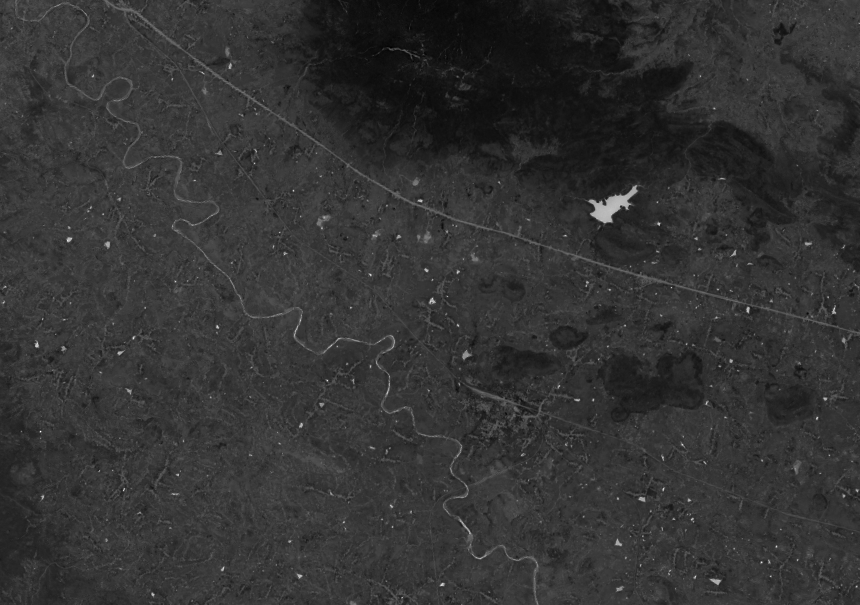
#> input picture src/assets/croppedNdwi.tif, 860 x 605 px
$ python main5.py   (older library calls are emulated)
#> lines starting #> are read from the running program, lines starting #| are printed output that depends on the picture; after the words box and inside, x2 and y2 are one past the last pixel; in counts of white or black regions, pixels touching at a corner belong together
#code starts from line 106
import cv2
import numpy as np
import os

path = r'./assets'
os.chdir(path)

def create_gaborfilter(ksize = 40, sigma = 1.0, lambd = 3.0, gamma = 0.5):
    # This function is designed to produce a set of GaborFilters
    # an even distribution of theta values equally distributed amongst pi rad / 180 degree

    filters = []
    num_filters = 1024
    psi = 1.0  # Offset value - lower generates cleaner results
    for theta in np.arange(0, np.pi, np.pi / num_filters):  # Theta is the orientation for edge detection
        kern = cv2.getGaborKernel((ksize, ksize), sigma, theta, lambd, gamma, psi, ktype=cv2.CV_64F)
        kern /= 1.0 * kern.sum()  # Brightness normalization
        filters.append(kern)
    return filters

def apply_filter(img, filters):
    # This general function is designed to apply filters to our image
    # First create a numpy array the same size as our input image
    newimage = np.zeros_like(img)

    # Starting with a blank image, we loop through the images and apply our Gabor Filter
    # On each iteration, we take the highest value (super impose), until we have the max value across all filters
    # The final image is returned
    depth = -1 # remain depth same as original image

    for kern in filters:  # Loop through the kernels in our GaborFilter
        image_filter = cv2.filter2D(img, depth, kern)  #Apply filter to image

        # Using Numpy.maximum to compare our filter and cumulative image, taking the higher value (max)
        np.maximum(newimage, image_filter, newimage)
    return newimage

def connectedComponentsM(img) :

    #step6 - morph close followed by dilation
    #morph close ( to fill the small holes in the image)
    dilation_size = 4

    element = cv2.getStructuringElement(cv2.MORPH_ELLIPSE, (2 * dilation_size + 1, 2 * dilation_size + 1),
                                       (dilation_size, dilation_size))

    img = cv2.morphologyEx(img, cv2.MORPH_CLOSE ,element)

    cv2.imshow("morph close", img)
    cv2.waitKey(0)
    cv2.destroyAllWindows()

    element = cv2.getStructuringElement(cv2.MORPH_ELLIPSE, (2 * dilation_size + 1, 2 * dilation_size + 1),
                                       (dilation_size, dilation_size))

    #dilating to connect the river parts
    img = cv2.dilate(img, element)


    #step7 - thresholding the image
    #selecting pixels above 127 threshold
    #making rest of the pixels 0
    ret, binary_map = cv2.threshold(img,127,255,0)

    #step8 - calculating connected components
    # do connected components processing
    nlabels, labels, stats, centroids = cv2.connectedComponentsWithStats(binary_map, None, None, None, 8, cv2.CV_32S)

    #get CC_STAT_AREA component as stats[label, COLUMN]
    areas = stats[1:,cv2.CC_STAT_AREA]

    #making a blank canvas to plot the connected components
    result = np.zeros((labels.shape), np.uint8)

    #step9 - selecting connected component followed by erosion
    for i in range(0, nlabels - 1):
        if areas[i] >= 10000:   #threshold for area, selecting area greater than 10,000 ( may subject to change on different areas)
            #setting pixel value to white for area above 10,000
            result[labels == i + 1] = 255

    cv2.imshow("conected components extracted", result)
    cv2.waitKey(0)
    cv2.destroyAllWindows()

    #erosion
    erosion_size = 5

    element = cv2.getStructuringElement(cv2.MORPH_ELLIPSE, (2 * erosion_size + 1, 2 * erosion_size + 1),
                                       (-1, -1))

    dilatation_dst = cv2.erode(result ,element)


    #dst = cv2.Canny(dilatation_dst,100, 200, apertureSize = 5 )
    cv2.imshow("final result", dilatation_dst)
    cv2.waitKey(0)
    cv2.destroyAllWindows()

    return dilatation_dst


#starting point
#step-1
#reading image
image = cv2.imread('croppedNdwi.tif',cv2.IMREAD_LOAD_GDAL | cv2.IMREAD_ANYCOLOR)
#> image is the input picture: shape (605, 860) float32; min -0.85, max 0.661, mean -0.542

#step-2 generating gabor filters
gfilters = create_gaborfilter()

#step-3 applying gabor filter
upated_ndwi = apply_filter(image, gfilters)
#> the loop in apply_filter, `for kern in filters:` made 1024 passes
#> pass 1, in apply_filter, `image_filter = cv2.filter2D(img, depth, kern)`:
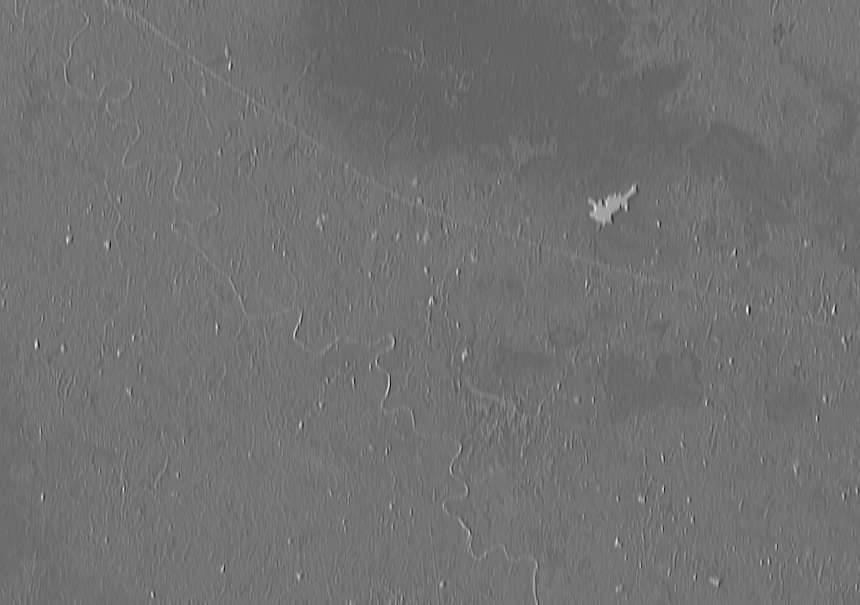
#> image_filter: shape (605, 860) float32; min -2.41, max 1.77, mean -0.542; drawn with min black and max white

cv2.imshow('Gabor applied', upated_ndwi)

#step-4 edge detection
#converting converting image to datatype unit8 and applying canny
upated_ndwi = (upated_ndwi*255).astype(np.uint8)
dst = cv2.Canny(upated_ndwi,100, 200, apertureSize = 5 )
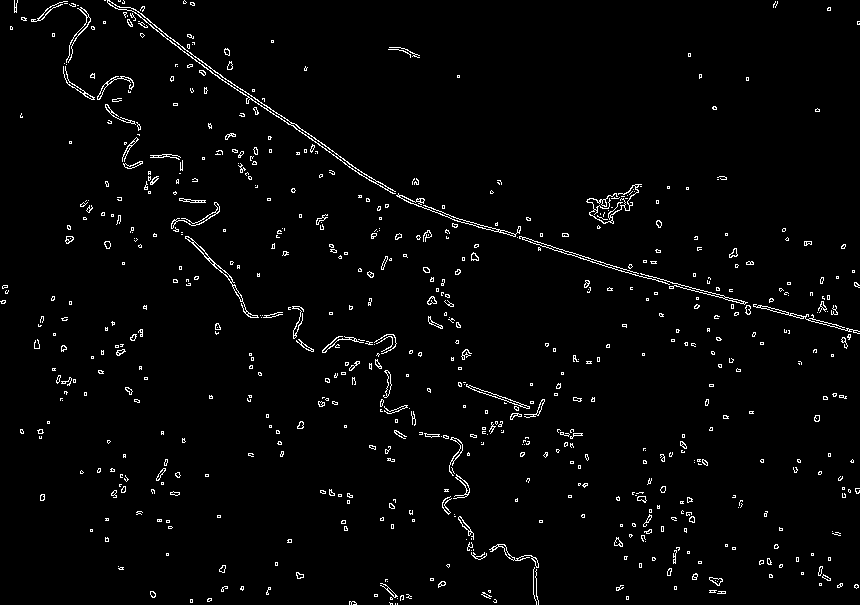
#> dst: shape (605, 860); 2.4% white in thin lines or dots

#step-5 removing straight lines
# generating possible lines ( for line detection in image)
lines = cv2.HoughLinesP(dst, 1, np.pi / 180, 20, None, 20, 1)
#> lines = 23 rows, first 6: [209, 67, 292, 123], [529, 239, 552, 246], [450, 218, 496, 231], [211, 72, 258, 103], [543, 246, 622, 271], [183, 51, 203, 65]
onlyLines = np.zeros_like(dst)
#> onlyLines: shape (605, 860); every value is 0

if lines is not None:
    print(len(lines))
#| 23
    for i in range(0, len(lines)):
        l = lines[i][0]
        #detected lines
        cv2.line(onlyLines, (l[0], l[1]), (l[2], l[3]), (255,255,255), 1, cv2.LINE_AA)

        #removing detected lines from image
        cv2.line(dst, (l[0], l[1]), (l[2], l[3]), (0,0,0), 1, cv2.LINE_AA)
#> this loop made 23 passes
#> l on passes 1 to 12: [209, 67, 292, 123], [529, 239, 552, 246], [450, 218, 496, 231], [211, 72, 258, 103], [543, 246, 622, 271], [183, 51, 203, 65], [699, 292, 724, 298], [835, 327, 859, 333], [809, 318, 841, 326], [730, 300, 750, 306], [582, 256, 638, 273], [551, 246, 581, 255]
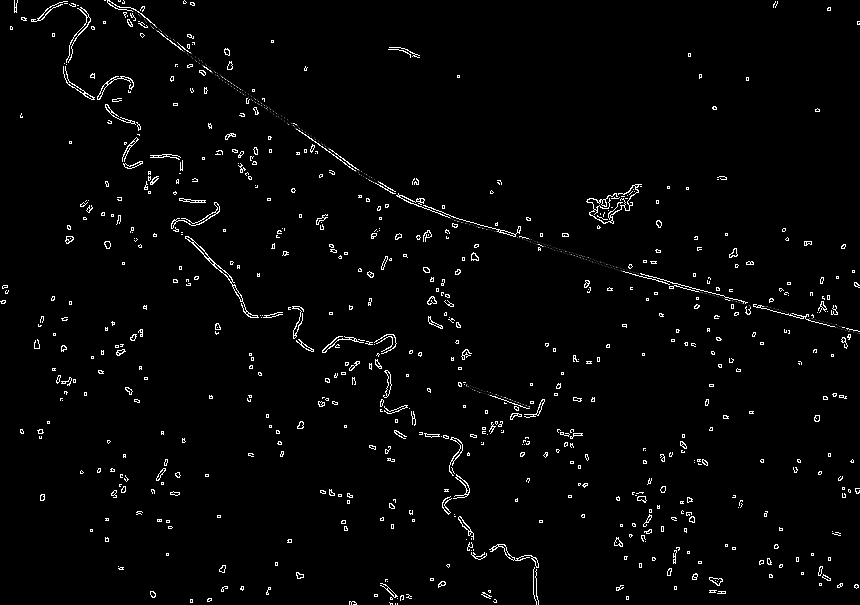
#> dst: shape (605, 860); 0.2% of pixels changed, all inside (x1, y1, x2, y2) = (133, 11, 860, 409)
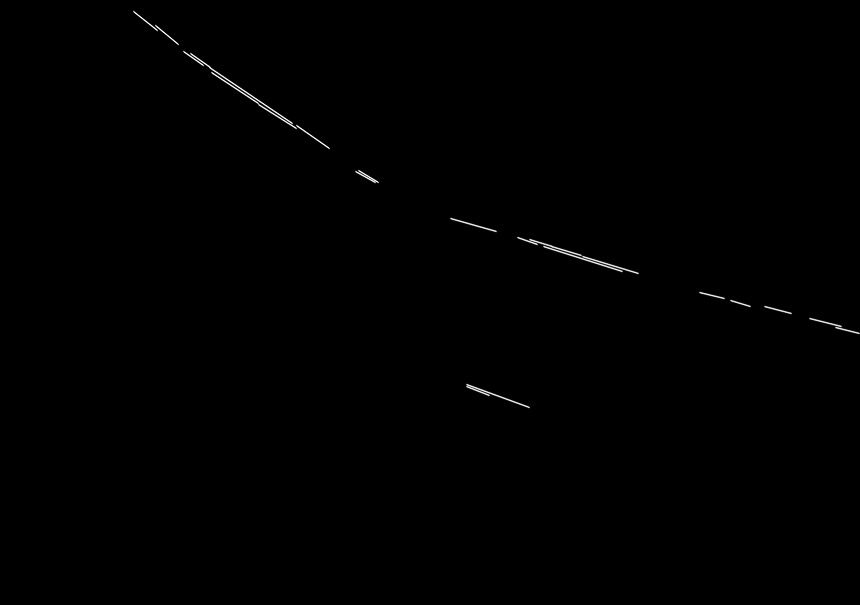
#> onlyLines: shape (605, 860); min 0, max 253, mean 0.6
else:
    print(lines)

#image of the lines removed
cv2.imshow('removed straight lines', onlyLines)
cv2.waitKey()
cv2.destroyAllWindows()

#image after removing lines
cv2.imshow('image after removing lines', dst)
cv2.waitKey()


dst = connectedComponentsM(dst)
#> in connectedComponentsM, `ret, binary_map = cv2.threshold(img,127,255,0)`: binary_map: shape (605, 860); 16.4% white; 255 white regions, largest, box (x1, y1, x2, y2) and area: (10, 0, 543, 605) 16444, (619, 260, 860, 353) 4327, (284, 119, 535, 243) 3959
#> in connectedComponentsM, `nlabels, labels, stats, centroids = cv2.connectedComponentsWithStats(b..`:
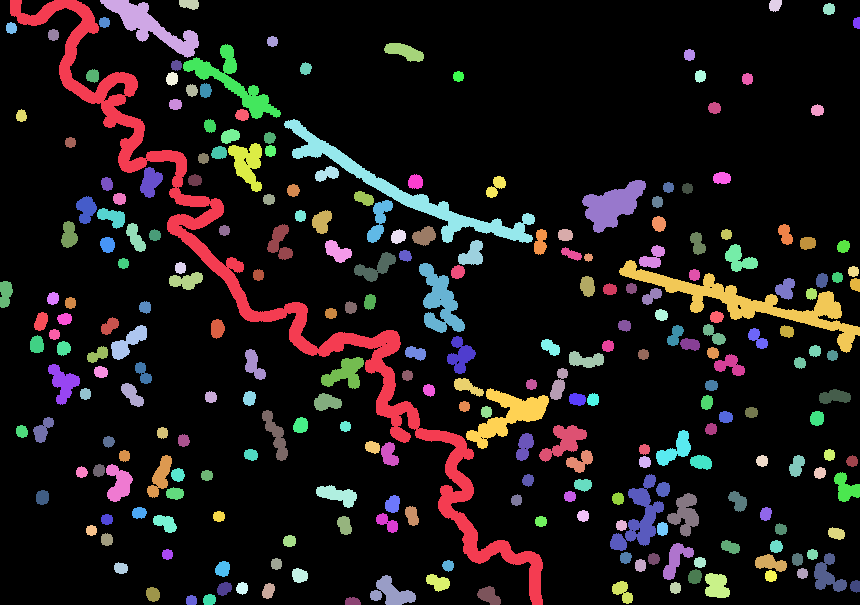
#> labels: shape (605, 860) int32; 256 distinct labels, from 0 to 255; one colour per label, 0 black
#> in connectedComponentsM, `nlabels, labels, stats, centroids = cv2.connectedComponentsWithStats(b..`: nlabels = 256; stats = 256 rows, first 6: [0, 0, 860, 605, 434997], [10, 0, 533, 605, 16444], [100, 0, 99, 58, 1900], [179, 0, 20, 10, 162], [769, 0, 13, 12, 127], [823, 3, 12, 12, 117]; centroids = 256 pairs, first value 5.16 to 856.3, second value 3.73 to 601
#> in connectedComponentsM, `areas = stats[1:,cv2.CC_STAT_AREA]`: areas = 255 values, max 16444 at index 0, min 57 at index 79, mean 334.5
#> after the loop in connectedComponentsM, `for i in range(0, nlabels - 1):`:
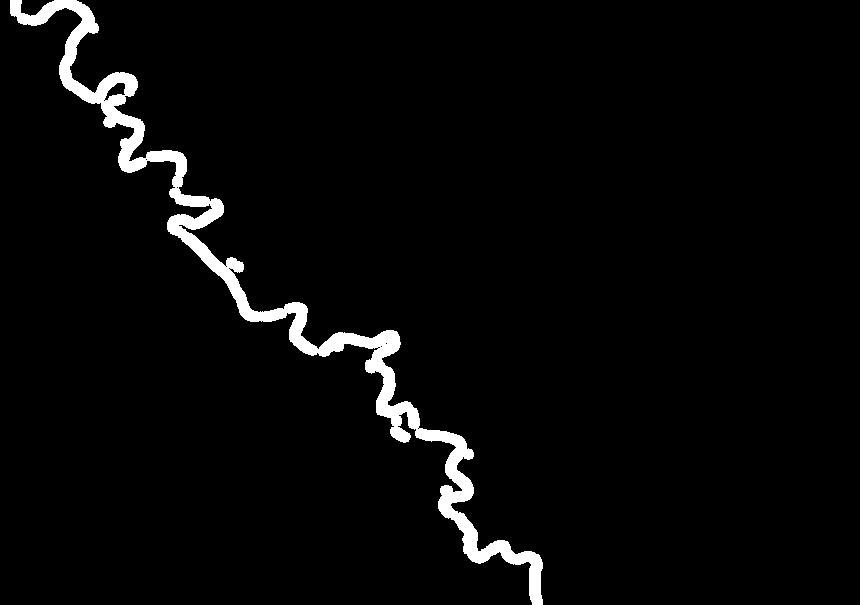
#> result: shape (605, 860); 3.2% white; 1 white region, box (x1, y1, x2, y2) and area: (10, 0, 543, 605) 16444
#> in connectedComponentsM, `dilatation_dst = cv2.erode(result ,element)`:
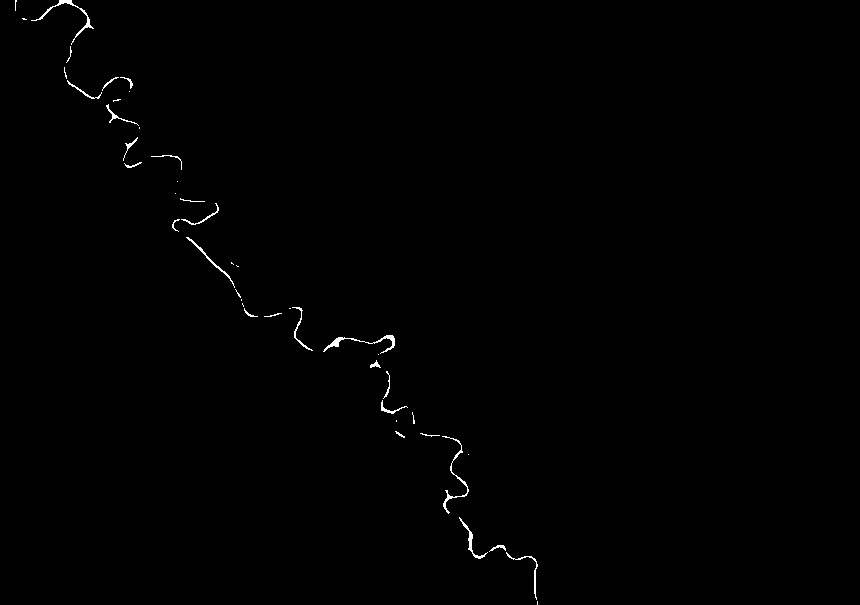
#> dilatation_dst: shape (605, 860); 0.42% white in thin lines or dots, all inside (x1, y1, x2, y2) = (15, 0, 538, 605)

#dst contains the final result
